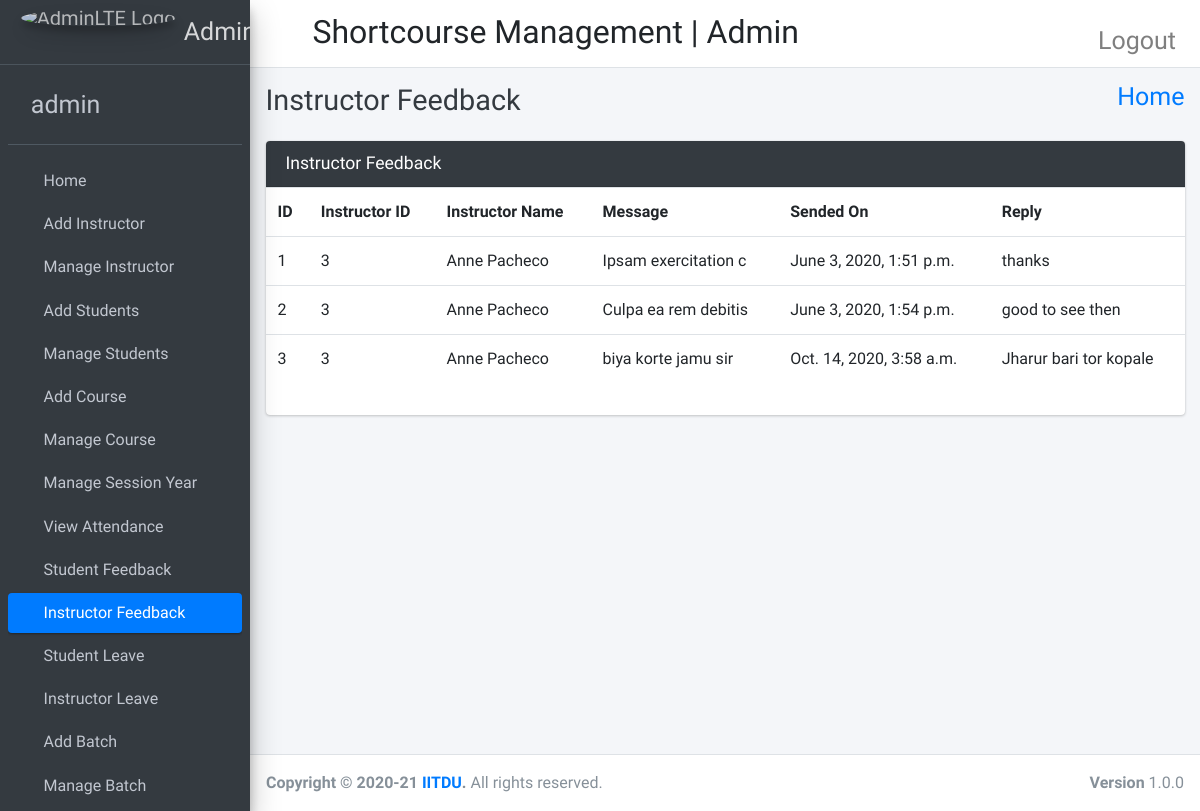
Page /instructor_feedback_message/ (signed in) on the committed database.
### shortcourse_app/models.py (models this page shows)
class CustomUser(AbstractUser):
    user_type_data = ((1, 'Admin'), (2, 'Instructor'), (3, 'Students'))
    user_type = models.CharField(default=1, choices=user_type_data, max_length=20)

class FeedBackInstructors(models.Model):
    id = models.AutoField(primary_key=True)
    instructor_id = models.ForeignKey(Instructors, on_delete=models.CASCADE)
    feedback = models.TextField()
    feedback_reply = models.TextField()
    created_at = models.DateTimeField(auto_now_add=True)
    updated_at = models.DateTimeField(auto_now_add=True)
    objects = models.Manager()

class Instructors(models.Model):
    id = models.AutoField(primary_key=True)
    admin = models.OneToOneField(CustomUser, on_delete=models.CASCADE)
    course_id = models.ForeignKey(Courses, on_delete=models.CASCADE, default=1)
    address = models.TextField()
    created_at = models.DateTimeField(auto_now_add=True)
    updated_at = models.DateTimeField(auto_now_add=True)
    objects = models.Manager()

### shortcourse_app/admin_view.py (the view)
# urls.py: path('instructor_feedback_message/', admin_view.instructor_feedback_message, name='instructor_feedback_message'),
def instructor_feedback_message(request):
    feedback_instructors = FeedBackInstructors.objects.all()
    return render(request, "admin_template/instructor_feedback_template.html",
                  {"feedback_instructors": feedback_instructors})

### templates/admin_template/instructor_feedback_template.html (shortened to what this page needs)
{% extends 'admin_template/base_template.html' %}
{% block page_title %}
Instructor Feedback
{% endblock page_title %}
{% block main_content %}
    <section class="content">
      <div class="container-fluid">
          <div class="row">
              <div class="col-md-12">
            <div class="card card-dark">
              <div class="card-header">
                <h3 class="card-title">Instructor Feedback</h3>
              </div>
                <div class="table">
                    <table class="table">
                        <tr>
                            <th>ID</th>
                            <th>Instructor ID</th>
                            <th>Instructor Name</th>
                            <th>Message</th>
                            <th>Sended On</th>
                            <th>Reply</th>
                        </tr>
                        {% for feedback in feedback_instructors %}
                        <tr>
                            <td>{{ feedback.id }}</td>
                            <td>{{ feedback.instructor_id.admin.id }}</td>
                            <td>{{ feedback.instructor_id.admin.first_name }} {{ feedback.instructor_id.admin.last_name }}</td>
                            <td>{{ feedback.feedback }}</td>
                            <td>{{ feedback.created_at }}</td>
                            <td>
                                {% if feedback.feedback_reply == "" %}
                                <button class="btn btn-success reply_open_modal" data-toggle="modal" data-target="#reply_modal">Reply</button>
                                {% else %}
                                {{ feedback.feedback_reply }}
                                {% endif %}
                            </td>
                        </tr>
                        {% endfor %}
                    </table>
                </div>
            </div>
          </div>
          </div>
      </div>
    </section>
{% endblock main_content %}

### templates/admin_template/sidebar_template.html (shortened to what this page needs)
{% load static %}
<aside class="main-sidebar sidebar-dark-primary elevation-4">
    <a href="index3.html" class="brand-link">
      <img src='{% static "dist/img/AdminLTELogo.png" %}' alt="AdminLTE Logo" class="brand-image img-circle elevation-3"
           style="opacity: .8">
      <span class="brand-text font-weight-light" style="font-size: 25px">AdminToDo</span>
    </a>
    <div class="sidebar">
      <div class="user-panel mt-3 pb-3 mb-3 d-flex">
        <div class="image">
        </div>
        <div class="info">
          <a href="{% url 'admin_profile' %}" class="d-block" style="font-size: 25px">{{ user.username }}</a>
        </div>
      </div>
      <nav class="mt-2">
        <ul class="nav nav-pills nav-sidebar flex-column" data-widget="treeview" role="menu" data-accordion="false">
          <li class="nav-item">
              {% url 'admin_home' as admin_home %}
                <a href='{{ admin_home }}' class="nav-link {% if request.path ==  admin_home %}active{% endif %}">
                  <i class='fas fa-list-ul' style='font-size:20px; color: red'>  </i>
                  <p>
                    Home
                  </p>
                </a>
          </li>
          <li class="nav-item">
              {% url 'add_instructor' as add_instructor %}
                <a href='{{ add_instructor }}' class="nav-link {% if request.path ==  add_instructor %}active{% endif %}">
                  <i class='fas fa-list-ul' style='font-size:20px; color: red'>  </i>
                  <p>
                    Add Instructor
                  </p>
                </a>
          </li>
            <li class="nav-item">
                {% url 'manage_instructor'  as manage_instructor %}
                {% url 'edit_instructor' instructor_id=id as edit_instructor %}
                <a href="{{ manage_instructor }}" class="nav-link {% if request.path ==  manage_instructor %}active{% endif %}
                                                                   {% if request.path ==  edit_instructor %}active{% endif %}  ">
                  <i class='fas fa-list-ul' style='font-size:20px; color: red'></i>
                  <p>
                    Manage Instructor
                  </p>
                </a>
            </li>
            <li class="nav-item">
                {% url 'add_student' as add_student %}
              <a href="{{ add_student }}" class="nav-link {% if request.path ==  add_student %}active{% endif %}">
                  <i class='fas fa-list-ul' style='font-size:20px; color: red'></i>
                  <p>
                    Add Students
                  </p>
              </a>
          </li>
            <li class="nav-item">
                {% url 'manage_student' as  manage_student%}
                {% url 'edit_student' student_id=id as edit_student %}
                <a href="{{ manage_student }}" class="nav-link {% if request.path ==  manage_student %}active{% endif %}
                                                                {% if request.path ==  edit_student %}active{% endif %}">
                  <i class='fas fa-list-ul' style='font-size:20px; color: red'></i>
                  <p>
                    Manage Students
                  </p>
                </a>
            </li>
            <li class="nav-item">
                {% url 'add_course' as add_course %}
                <a href="{{ add_course }}" class="nav-link {% if request.path ==  add_course %}active{% endif %}">
                  <i class='fas fa-list-ul' style='font-size:20px; color: red'></i>
                  <p>
                    Add Course
                  </p>
                </a>
             </li>
            <li class="nav-item">
                {% url 'manage_courses' as manage_courses %}
                {% url 'edit_course' course_id=id as edit_course %}
                <a href="{{ manage_courses }}" class="nav-link {% if request.path ==  manage_courses %}active{% endif %}
                                                             {% if request.path ==  edit_course %}active{% endif %}">
                  <i class='fas fa-list-ul' style='font-size:20px; color: red'></i>
                  <p>
                    Manage Course
                  </p>
                </a>
            </li>
            <li class="nav-item">
                {% url 'manage_session' as manage_session %}
                <a href="{{ manage_session }}" class="nav-link {% if request.path ==  manage_session %}active{% endif %}">
                <i class='fas fa-list-ul' style='font-size:20px; color: red'></i>
                  <p>
                    Manage Session Year
                  </p>
                </a>
            </li>
            <li class="nav-item">
                {% url 'admin_view_attendance' as admin_view_attendance %}
                <a href="{{ admin_view_attendance }}" class="nav-link {% if request.path ==  admin_view_attendance %}active{% endif %}">
                <i class='fas fa-list-ul' style='font-size:20px; color: red'></i>
                  <p>
                    View Attendance
                  </p>
                </a>
            </li>
            <li class="nav-item">
                {% url 'student_feedback_message' as student_feedback_message %}
                <a href="{{ student_feedback_message }}" class="nav-link {% if request.path ==  student_feedback_message %}active{% endif %}">
                <i class='fas fa-list-ul' style='font-size:20px; color: red'></i>
                  <p>
                    Student Feedback
                  </p>
                </a>
            </li>
            <li class="nav-item">
                {% url 'instructor_feedback_message' as instructor_feedback_message %}
                <a href="{{ instructor_feedback_message }}" class="nav-link {% if request.path ==  instructor_feedback_message %}active{% endif %}">
                <i class='fas fa-list-ul' style='font-size:20px; color: red'></i>
                  <p>
                    Instructor Feedback
                  </p>
                </a>
            </li>
            <li class="nav-item">
                {% url 'student_leave_view' as student_leave_view %}
                <a href="{{ student_leave_view }}" class="nav-link {% if request.path ==  student_leave_view %}active{% endif %}">
                <i class='fas fa-list-ul' style='font-size:20px; color: red'></i>
                  <p>
                    Student Leave
                  </p>
                </a>
            </li>
           <li class="nav-item">
                {% url 'instructor_leave_view' as instructor_leave_view %}
                <a href="{{ instructor_leave_view }}" class="nav-link {% if request.path ==  instructor_leave_view %}active{% endif %}">
                <i class='fas fa-list-ul' style='font-size:20px; color: red'></i>
                  <p>
                    Instructor Leave
                  </p>
                </a>
            </li>
             <li class="nav-item">
               {% url 'add_batch' as add_batch %}
                <a href="{{ add_batch }}" class="nav-link {% if request.path ==  add_batch %}active{% endif %}">
                  <i class='fas fa-list-ul' style='font-size:20px; color: red'></i>
                  <p>
                    Add Batch
                  </p>
                </a>
             </li>
            <li class="nav-item">
                {% url 'manage_batch' as manage_batch %}
                {% url 'edit_batch' batch_id=id as edit_batch %}
                <a href="{{ manage_batch }}" class="nav-link {% if request.path ==  manage_batch %}active{% endif %}
                                                              {% if request.path ==  edit_batch %}active{% endif %}  ">
                  <i class='fas fa-list-ul' style='font-size:20px; color: red'></i>
                  <p>
                    Manage Batch
                  </p>
                </a>
             </li>
        </ul>
      </nav>
    </div>
  </aside>

### rows in the picture
CustomUser: username "admin"
FeedBackInstructors: id "1", instructor_id.admin.id "3", instructor_id.admin.first_name "Anne", instructor_id.admin.last_name "Pacheco", feedback "Ipsam exercitation c", created_at "June 3, 2020, 1:51 p.m.", feedback_reply "thanks"
FeedBackInstructors: id "2", instructor_id.admin.id "3", instructor_id.admin.first_name "Anne", instructor_id.admin.last_name "Pacheco", feedback "Culpa ea rem debitis", created_at "June 3, 2020, 1:54 p.m.", feedback_reply "good to see then"
FeedBackInstructors: id "3", instructor_id.admin.id "3", instructor_id.admin.first_name "Anne", instructor_id.admin.last_name "Pacheco", feedback "biya korte jamu sir", created_at "Oct. 14, 2020, 3:58 a.m.", feedback_reply "Jharur bari tor kopale"
